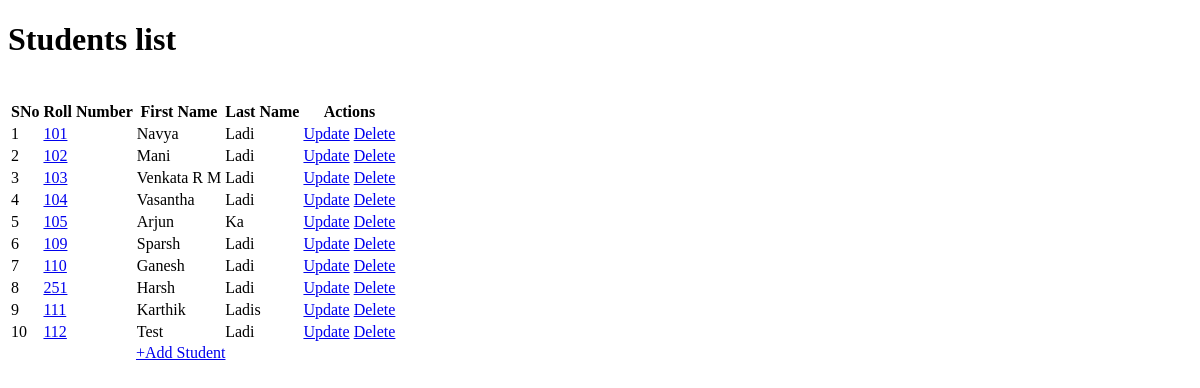
Before: / with the older database file.
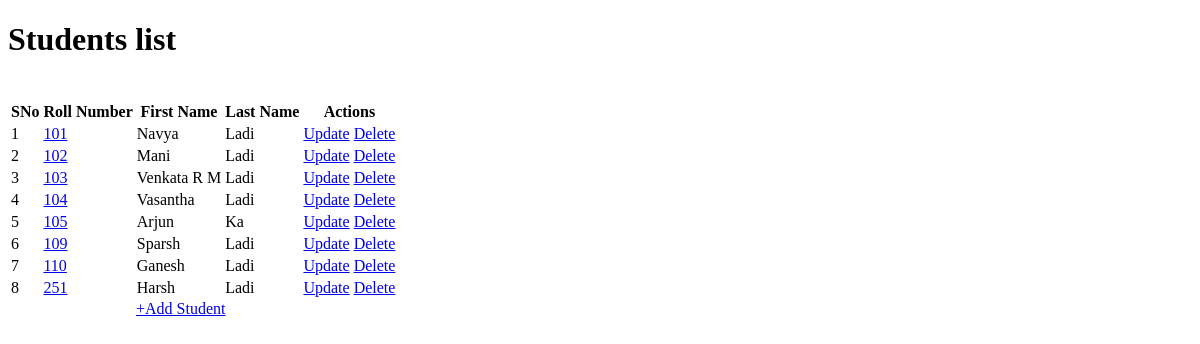
After: the same page with the newer database file.
### app.py (models this page shows)
class Student(db.Model):
	__tablename__ = 'student'
	student_id = db.Column(db.Integer, primary_key = True, autoincrement = True)
	roll_number = db.Column(db.String, unique = True, nullable = False)
	first_name = db.Column(db.String)
	last_name = db.Column(db.String)

### app.py (the view)
@app.route('/', methods=['GET', 'POST'])
def students():
	if request.method == 'GET':
		students = Student.query.all()
		return(render_template('index.html',students = students))

### templates/index.html (shortened to what this page needs)
<!DOCTYPE html>
<html>
<head>
</head>
<body>
	<h1 style="padding-bottom: 20px;">Students list</h1>
  	 {% if students | length < 1 %}
	<div>
		<p style="line-height: 0em">No students found. Add the students now!</p>
	</div>
	{% else %}
	<div>
		<table id = "all-students">
			<tr>
				<th>SNo</th>
				<th>Roll Number</th>
				<th>First Name</th>
				<th>Last Name</th>
				<th>Actions</th>
			</tr>
			{% for student in students %}
				<tr>
					<td>{{ loop.index }}</td>
					<td><a href="/student/{{ student['student_id'] }}">{{ student['roll_number'] }}</a></td>
					<td>{{ student['first_name'] }}</td>
					<td>{{ student['last_name'] }}</td>
					<td>
						<a href="/student/{{ student['student_id'] }}/update" type = "button">Update</a>
						<a href="/student/{{ student['student_id'] }}/delete" type = "button">Delete</a>
					</td>
				</tr>
			{% endfor %}
		</table>
	</div>
	{% endif %}
	<div style="margin-left: 8em;">
		<a href="/student/create">+Add Student</a>
	</div>
</body>
</html>

Changed rows visible on the page:
removed Student: roll_number "111", first_name "Karthik", last_name "Ladis"
removed Student: roll_number "112", first_name "Test", last_name "Ladi"
